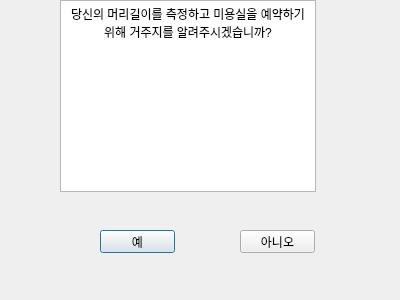
<?xml version="1.0" encoding="UTF-8"?>
<ui version="4.0">
 <class>Dialog</class>
 <widget class="QDialog" name="Dialog">
  <property name="geometry">
   <rect>
    <x>0</x>
    <y>0</y>
    <width>400</width>
    <height>300</height>
   </rect>
  </property>
  <property name="windowTitle">
   <string>Dialog</string>
  </property>
  <widget class="QPushButton" name="pushButton">
   <property name="geometry">
    <rect>
     <x>100</x>
     <y>230</y>
     <width>75</width>
     <height>23</height>
    </rect>
   </property>
   <property name="text">
    <string>예</string>
   </property>
  </widget>
  <widget class="QPushButton" name="pushButton_2">
   <property name="geometry">
    <rect>
     <x>240</x>
     <y>230</y>
     <width>75</width>
     <height>23</height>
    </rect>
   </property>
   <property name="text">
    <string>아니오</string>
   </property>
  </widget>
  <widget class="QTextBrowser" name="textBrowser">
   <property name="geometry">
    <rect>
     <x>60</x>
     <y>0</y>
     <width>256</width>
     <height>192</height>
    </rect>
   </property>
   <property name="html">
    <string>&lt;!DOCTYPE HTML PUBLIC &quot;-//W3C//DTD HTML 4.0//EN&quot; &quot;http://www.w3.org/TR/REC-html40/strict.dtd&quot;&gt;
&lt;html&gt;&lt;head&gt;&lt;meta name=&quot;qrichtext&quot; content=&quot;1&quot; /&gt;&lt;style type=&quot;text/css&quot;&gt;
p, li { white-space: pre-wrap; }
&lt;/style&gt;&lt;/head&gt;&lt;body style=&quot; font-family:'Gulim'; font-size:9pt; font-weight:400; font-style:normal;&quot;&gt;
&lt;p align=&quot;center&quot; style=&quot; margin-top:0px; margin-bottom:0px; margin-left:0px; margin-right:0px; -qt-block-indent:0; text-indent:0px;&quot;&gt;당신의 머리길이를 측정하고 미용실을 예약하기 위해 거주지를 알려주시겠습니까?&lt;/p&gt;&lt;/body&gt;&lt;/html&gt;</string>
   </property>
  </widget>
 </widget>
 <resources/>
 <connections/>
</ui>
